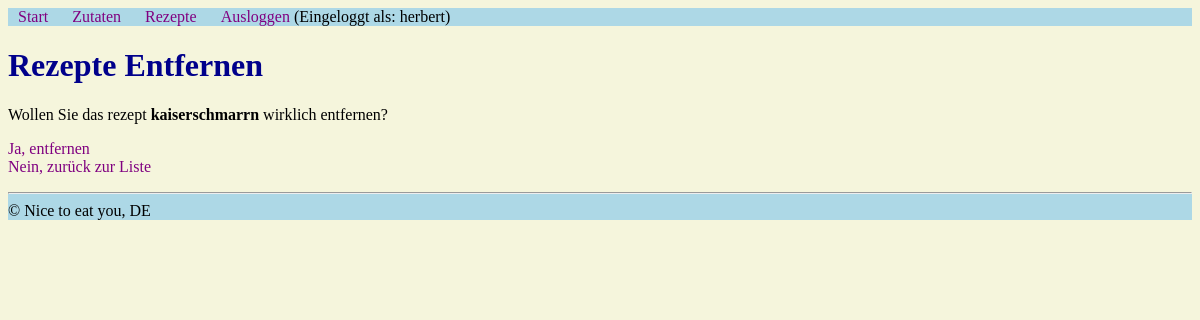
The app's page /admin/rezepte_entfernen.php?id=1 (signed in), older data.
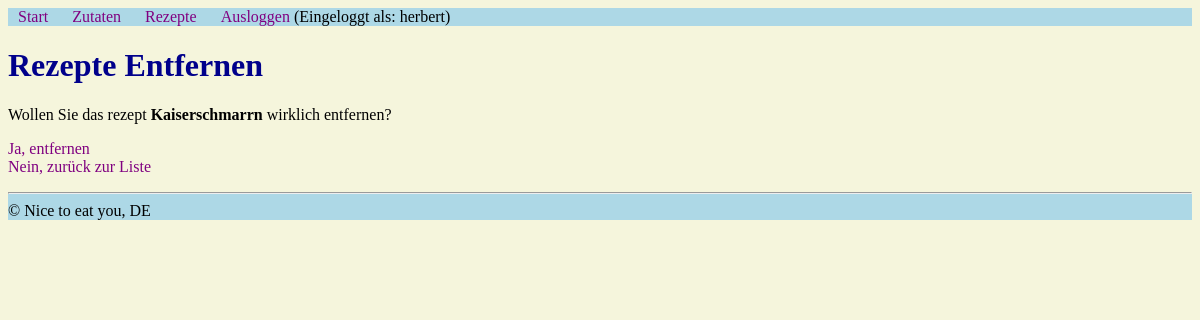
The same page, newer data.
### tables this page shows
CREATE TABLE `rezepte` (
  `id` int(10) UNSIGNED NOT NULL,
  `titel` varchar(50) DEFAULT NULL,
  `beschreibung` text DEFAULT NULL,
  `benutzer_id` int(10) UNSIGNED NOT NULL
);

### admin/funktionen.php (called while the page is built, shortened)
<?php
$db = mysqli_connect("localhost", "root", "", "php2");
mysqli_set_charset($db, "utf8");
function query ($sql_befehl) {
    global $db;
    $result = mysqli_query($db, $sql_befehl) or die(mysqli_error($db) . "<br/>" . $sql_befehl);
    return $result;
}
function escape($post_var) {
    global $db;
    return mysqli_real_escape_string($db, $post_var);
}

### admin/rezepte_entfernen.php (the view, shortened to what this page needs)
<?php
include "funktionen.php";
include "kopf.php";
echo "<h1>Rezepte Entfernen</h1>";
$sql_id = escape($_GET["id"]);
if(!empty($_GET["doit"])) {
    query("DELETE FROM rezepte WHERE id = '$sql_id'");
    echo "<p> Rezepte wurde erfolgreich entfernt.<br> <a href='rezepte_liste.php'>Zurück zur Liste</a></p>";
} else {
    $result = query("SELECT * FROM rezepte WHERE id = '$sql_id'");
    $row = mysqli_fetch_assoc($result);
 if(empty ($row)) {
    echo "<p>Die Rezept existier nicht (mehr).
    <br> <a href='rezepte_liste.php'>Zurück zur Liste</a></p>";
 } else {
    echo "<p>Wollen Sie das rezept <strong>".htmlspecialchars($row["titel"]). "</strong> wirklich entfernen?"."</p>";
    echo "<p><a href='rezepte_entfernen.php?id={$row["id"]}&amp;doit=1'>Ja, entfernen</a> <br>
    <a href='rezepte_liste.php'>Nein, zurück zur Liste</a></p>";
}
}
include "fuss.php";

Row changes from the older to the newer data that the page shows:
changed rezepte: titel "kaiserschmarrn" → "Kaiserschmarrn"
